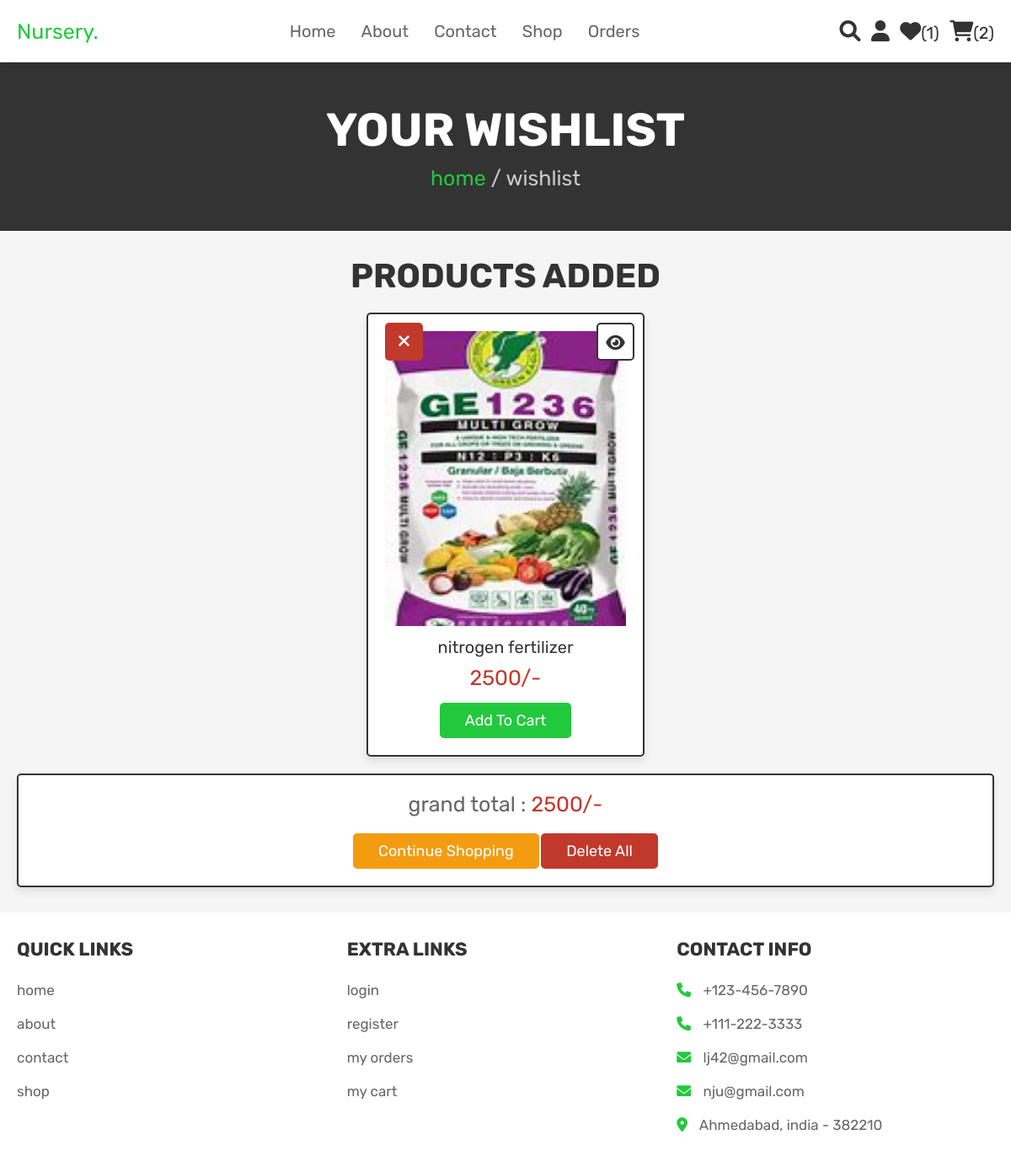
Page /wishlist.php (signed in) on the committed database.
### tables this page shows
CREATE TABLE `wishlist` (
  `id` int(100) NOT NULL,
  `user_id` int(100) NOT NULL,
  `pid` int(100) NOT NULL,
  `name` varchar(100) NOT NULL,
  `price` int(100) NOT NULL,
  `image` varchar(100) NOT NULL
);

### wishlist.php (the view, shortened to what this page needs)
<?php
include 'config.php';
$user_id = $_SESSION['user_id'];
?>
<!DOCTYPE html>
<html lang="en">
<head>
   <link rel="stylesheet" href="https://cdnjs.cloudflare.com/ajax/libs/font-awesome/6.0.0/css/all.min.css">
   <link rel="stylesheet" href="css/style.css">
</head>
<body>
<?php include 'header.php'; ?>
<section class="heading">
    <h3>your wishlist</h3>
    <p> <a href="home.php">home</a> / wishlist </p>
</section>
<section class="wishlist">
    <h1 class="title">products added</h1>
    <div class="box-container">
    <?php
        $grand_total = 0;
        $select_wishlist = mysqli_query($conn, "SELECT * FROM `wishlist` WHERE user_id = '$user_id'") or die('query failed');
        if(mysqli_num_rows($select_wishlist) > 0){
            while($fetch_wishlist = mysqli_fetch_assoc($select_wishlist)){
    ?>
    <form action="" method="POST" class="box">
        <a href="wishlist.php?delete=<?php echo $fetch_wishlist['id']; ?>" class="fas fa-times" onclick="return confirm('delete this from wishlist?');"></a>
        <a href="view_page.php?pid=<?php echo $fetch_wishlist['pid']; ?>" class="fas fa-eye"></a>
        <img src="uploaded_img/<?php echo $fetch_wishlist['image']; ?>" alt="" class="image">
        <div class="name"><?php echo $fetch_wishlist['name']; ?></div>
        <div class="price"><?php echo $fetch_wishlist['price']; ?>/-</div>
        <input type="submit" value="add to cart" name="add_to_cart" class="btn">
    </form>
    <?php
    $grand_total += $fetch_wishlist['price'];
        }
    }else{
        echo '<p class="empty">your wishlist is empty</p>';
    }
    ?>
    </div>
    <div class="wishlist-total">
        <p>grand total : <span><?php echo $grand_total; ?>/-</span></p>
        <a href="shop.php" class="option-btn">continue shopping</a>
        <a href="wishlist.php?delete_all" class="delete-btn <?php echo ($grand_total > 1)?'':'disabled' ?>" onclick="return confirm('delete all from wishlist?');">delete all</a>
    </div>
</section>
<?php @include 'footer.php'; ?>
</body>
</html>

### css/style.css (style rules this page uses)
:root { --green:#22c93d; --red:#c0392b; --orange:#f39c12; --black:#333; --white:#fff; --light-color:#666; --light-white:#ccc; --light-bg:#f5f5f5; --border:.2rem solid var(--black); --box-shadow:0 .5rem 1rem rgba(0,0,0,.1); }
* { font-family: 'Rubik', sans-serif; margin:0; padding:0; box-sizing: border-box; outline: none; border:none; text-decoration: none; transition:all .2s linear; }
html { font-size: 62.5%; overflow-x: hidden; scroll-behavior: smooth; scroll-padding-top: 6.5rem; }
body { background: var(--light-bg); }
section { padding:3rem 2rem; }
.btn, .delete-btn, .option-btn { display: inline-block; border-radius: .5rem; margin-top: 1rem; font-size: 1.8rem; color:var(--white); cursor: pointer; padding:1rem 3rem; text-transform: capitalize; }
.btn { background-color: var(--green); }
.delete-btn { background-color: var(--red); }
.option-btn { background-color: var(--orange); }
.heading { display: flex; flex-flow: column; align-items: center; justify-content: center; gap:1rem; background-color: var(--black); text-align: center; min-height: 25vh; }
.heading h3 { font-size: 5.5rem; color:var(--white); text-transform: uppercase; }
.heading p { font-size: 2.5rem; color:var(--light-white); }
.heading p a { color:var(--green); }
.title { text-align: center; margin-bottom: 2rem; color:var(--black); text-transform: uppercase; font-size: 4rem; }
.wishlist .box-container { max-width: 1200px; margin:0 auto; display: grid; grid-template-columns: repeat(auto-fit, 33rem); gap:1.5rem; align-items: flex-start; justify-content: center; }
.wishlist .box-container .box { padding:2rem; text-align: center; background-color: var(--white); border:var(--border); box-shadow: var(--box-shadow); border-radius: .5rem; position: relative; }
.wishlist .box-container .box .image { height: 35rem; width: 100%; object-fit: cover; }
.wishlist .box-container .box .fa-eye, .wishlist .box-container .box .fa-times { position: absolute; top:1rem; height: 4.5rem; width: 4.5rem; line-height: 4.3rem; font-size: 2rem; border-radius: .5rem; }
.wishlist .box-container .box .fa-eye { right:1rem; border:var(--border); background-color: var(--white); color:var(--black); }
.wishlist .box-container .box .fa-times { background-color: var(--red); color:var(--white); }
.wishlist .box-container .box .name { font-size: 2rem; color:var(--black); margin:1rem 0; }
.wishlist .box-container .box .price { font-size: 2.5rem; color:var(--red); margin:.5rem 0; }
.wishlist .wishlist-total { max-width: 1200px; margin:0 auto; padding:2rem; text-align: center; background-color: var(--white); border:var(--border); box-shadow: var(--box-shadow); border-radius: .5rem; margin-top: 2rem; }
.wishlist .wishlist-total p { font-size: 2.5rem; color:var(--light-color); margin-bottom: 1rem; }
.wishlist .wishlist-total p span { color:var(--red); }

### rows in the picture
wishlist: image (picture), name "nitrogen fertilizer", price "2500"

### other values in the picture
$wishlist_num_rows "1"
$cart_num_rows "2"
$grand_total "2500"
